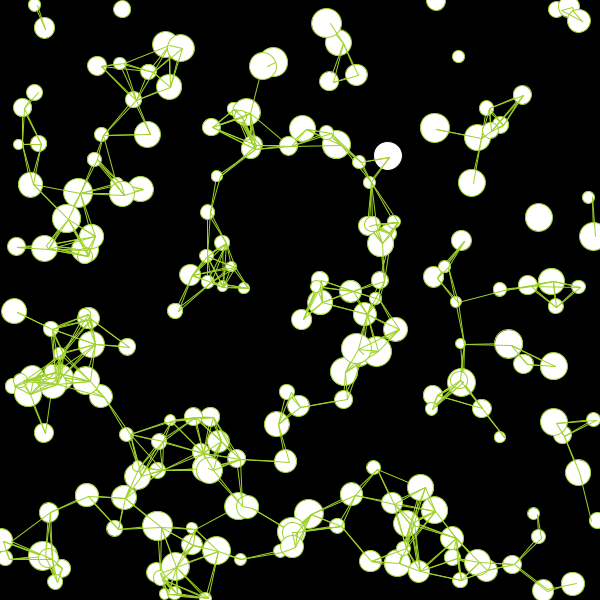
Frame 1 (no input)
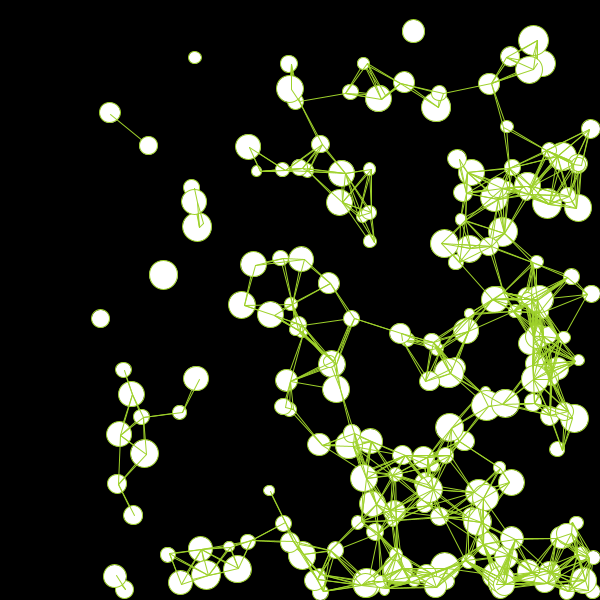
Frame 60 (the mouse pressed at the canvas centre just before this capture)
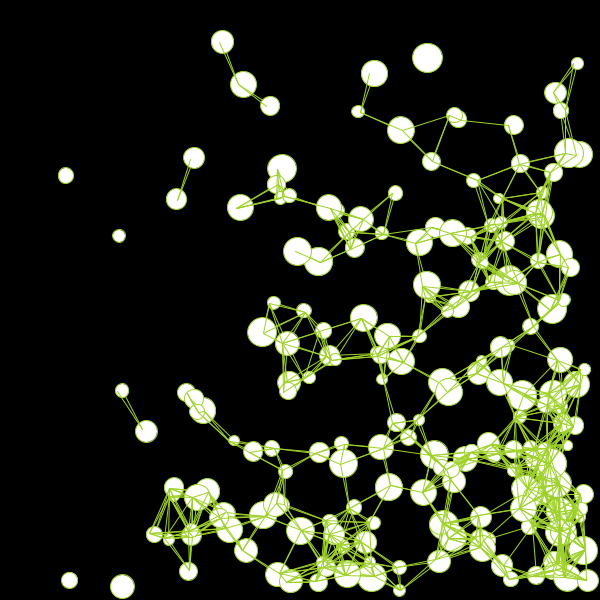
Frame 120 (the mouse held since frame 60 and released just before this capture)

The Processing sketch that drew these frames (run headless with seeded random() and noise(); from frame 60 on, the mouse is pressed at the canvas centre):

// Processing sketch: collipse
// ── collipse.pde
float[] xx;
float[] yy;
float[] dd;
float[] speedX;
float[] speedY;
int elliLength = 200;


void setup() {
  size(600, 600);
  xx = new float[elliLength];
  yy = new float[elliLength];
  dd = new float[elliLength];
  speedX = new float[elliLength];
  speedY = new float[elliLength];

  for (int i = 0; i < elliLength; i ++) {
    xx[i] = random(width);
    yy[i] = random(height);
    dd[i] = random(10, 30);
    speedX[i] = random(1, 5);
    speedY[i] = random(1.5);
  }
}


void draw() {
  background(0);
  for (int i = 0; i < elliLength; i ++) {
    ellipse(xx[i], yy[i], dd[i], dd[i]);
    xx[i] += speedX[i];
    yy[i] += speedY[i];

    for (int j = 0; j < elliLength; j ++) {
      if (i != j) {
        float ddist = dist(xx[i], yy[i], xx[j], yy[j]);
        if (ddist < 50) {
          stroke(#9ED12A);
          line(xx[i], yy[i], xx[j], yy[j]);
        }
      }
    }
    if (xx[i] + dd[i]/2 > width) {
      xx[i] = width - dd[i]/2;
      speedX[i] = speedX[i] *-1;
    }

    if (xx[i] - dd[i]/2 < 0) {
      xx[i] = dd[i]/2;
      speedX[i] = speedX[i] *-1;
    }

    if (yy[i] + dd[i]/2 > height) {
      yy[i] = height - dd[i]/2;
      speedY[i] = speedY[i] *-1;
    }

    if (yy[i] - dd[i]/2 < 0) {
      yy[i] = dd[i]/2;
      speedY[i] = speedY[i] *-1;
    }
  }
}


void mousePress() {
  for (int i = 0; i < elliLength; i ++) {
    if (dist(mouseX, mouseY, xx[i], yy[i])<dd[i]/2) {
      text("x: "+xx[i]+"y: "+yy[i], xx[i], yy[i]);
    }
  }
}
